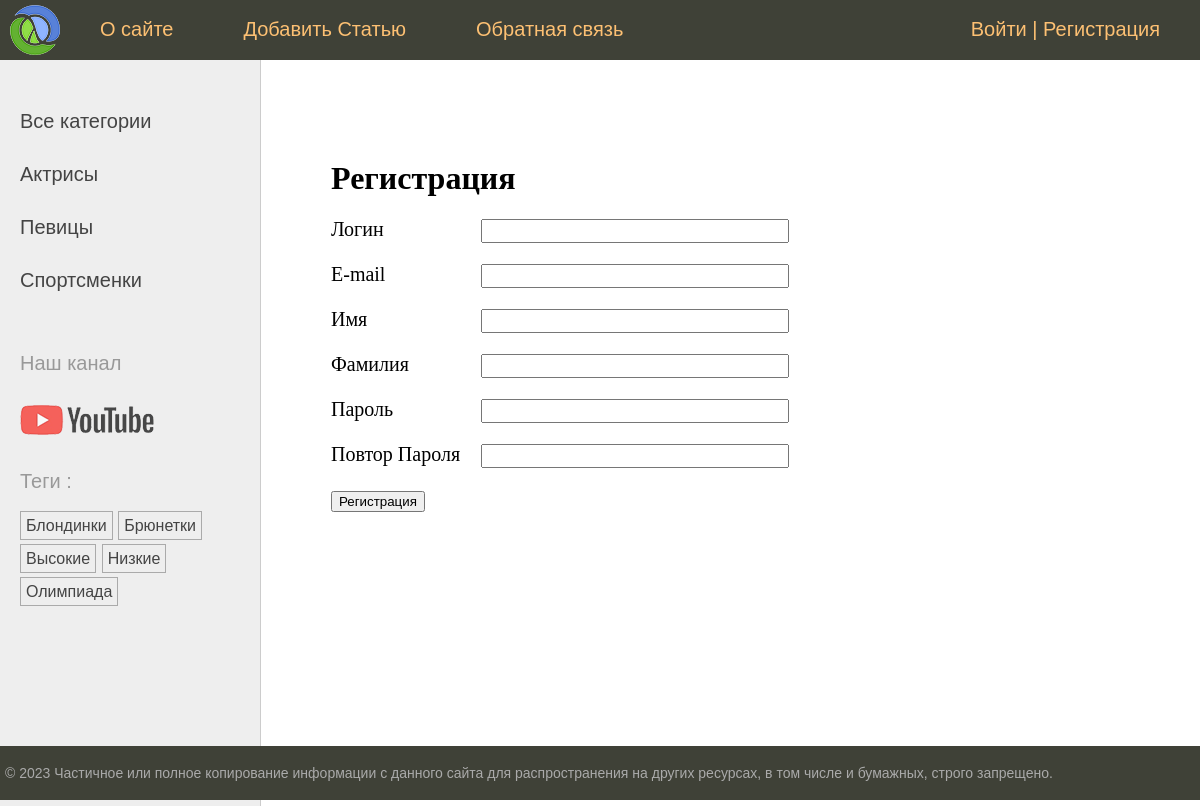
Before: /users/register/ with the older database file.
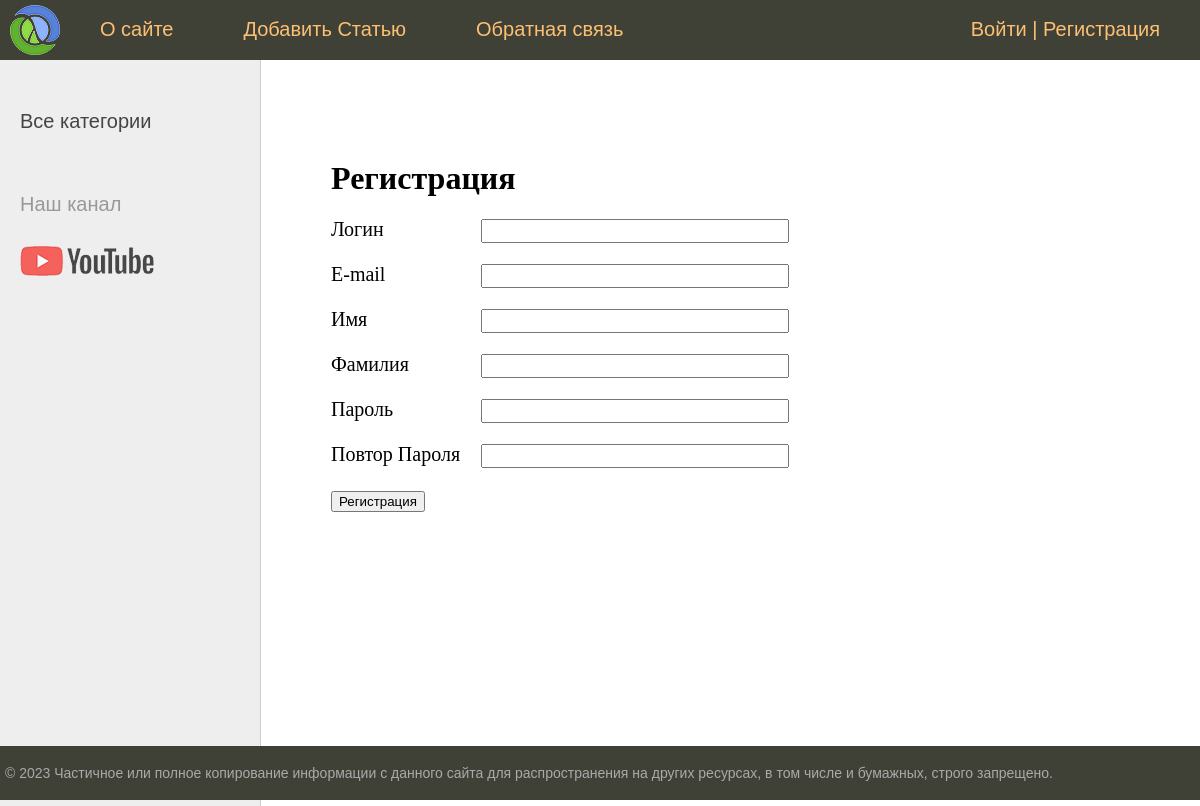
After: the same page with the newer database file.
### women/models.py (models this page shows, shortened)
class Category(models.Model):
    name = models.CharField(max_length=100, db_index=True, verbose_name="Имя")
    slug = models.SlugField(max_length=255, unique=False, db_index=True)
    class Meta:
        verbose_name = "Категория"
        verbose_name_plural = "Категории"
    def get_absolute_url(self):
        return reverse("category", kwargs={"cat_slug": self.slug})

class TagPost(models.Model):
    tag = models.CharField(max_length=100, db_index=True)
    slug = models.SlugField(max_length=255, unique=True, db_index=True)
    def get_absolute_url(self):
        return reverse("tag", kwargs={"tag_slug": self.slug})

### users/views.py (the view)
# urls.py: path("register/", views.RegisterUser.as_view(), name="register"),
class RegisterUser(CreateView):
    form_class = RegisterUserForm
    template_name = "users/register.html"
    extra_context = {"title": "Регистрация"}
    success_url = reverse_lazy("users:login")

### users/forms.py (shortened to what this page needs)
class RegisterUserForm(UserCreationForm):
    username = forms.CharField(
        label="Логин",
        validators=[],
        widget=forms.TextInput(attrs={"class": "form-input"}),
    )
    password1 = forms.CharField(
        label="Пароль",
        validators=[],
        widget=forms.PasswordInput(
            attrs={"class": "form-input"},
        ),
    )
    password2 = forms.CharField(
        label="Повтор Пароля",
        validators=[],
        widget=forms.PasswordInput(attrs={"class": "form-input"}),
    )
    class Meta:
        model = get_user_model()
        fields = [
            "username",
            "email",
            "first_name",
            "last_name",
            "password1",
            "password2",
        ]
        labels = {
            "email": "Е-mail",
            "first_name": "Имя",
            "last_name": "Фамилия",
        }
        widgets = {
            "email": forms.TextInput(attrs={"class": "form-input"}),
            "first_name": forms.TextInput(attrs={"class": "form-input"}),
            "last_name": forms.TextInput(attrs={"class": "form-input"}),
        }

### users/context_processors.py (called while the page is built)
def get_women_context(request):
    return {"mainmenu": menu}

### users/templates/users/register.html (shortened to what this page needs)
{% extends "base.html" %}
{% block content %}
<h1>Регистрация </h1>
<form method="post">
    {%for f in form %}
    <p><label class="form-label" for="{{f.id_for_label }}">{{f.label}}</label>{{f}}</p>
    {% endfor %}
    <p><button type="submit">Регистрация</button></p>
</form>
{% endblock %}

### women/templates/women/list_categories.html
{% for cat in cats%}
{% if cat.id == cat_selected%}
<li class="selected">{{cat.name}}</li>
{%else%}
<li><a href="{{ cat.get_absolute_url}}">{{cat.name}}</a></li>
{%endif%}
{% endfor %}

### women/templates/women/list_tags.html
{% if tags %}
<p> Теги :</p>
<ul class="tags-list">
    {% for t in tags%}
    <li><a href="{{t.get_absolute_url}}">{{t.tag}}</a></li>
    {% endfor %}
</ul>
{% endif%}

Changed rows visible on the page:
removed Category: name "Актрисы"
removed Category: name "Певицы"
removed Category: name "Спортсменки"
removed TagPost: tag "Блондинки"
removed TagPost: tag "Брюнетки"
removed TagPost: tag "Высокие"
removed TagPost: tag "Низкие"
removed TagPost: tag "Олимпиада"
Other visible differences:
text no longer shown: "Теги :"
